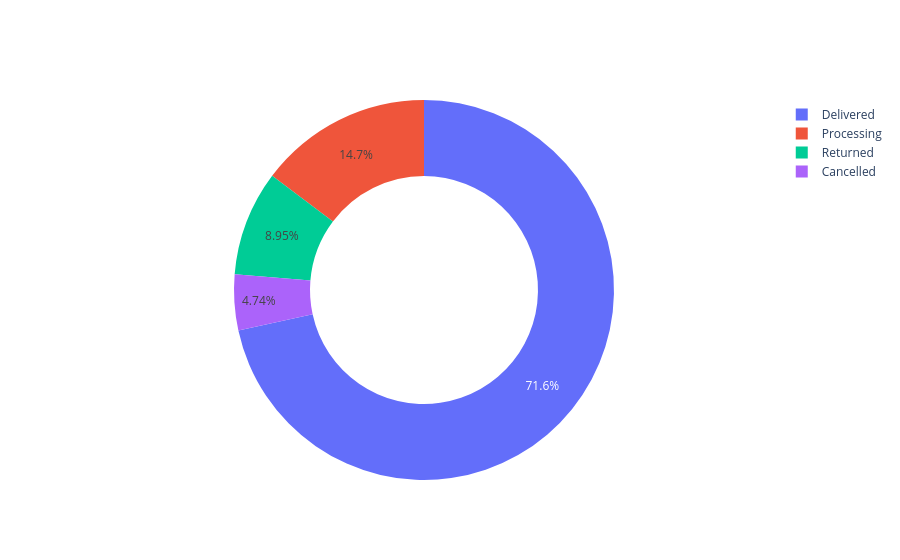

The cell this chart's notebook holds for it:
### Code cell
df3 = pd.DataFrame({
    "Status": ["Delivered", "Processing", "Cancelled", "Returned"],
    "Orders": [680, 140, 45, 85]
})

fig = go.Figure()

fig.add_trace(
    go.Pie(
        labels=df3["Status"],
        values=df3["Orders"],
        hole=0.6
    )
)

fig.show()

### Figure 1 — Plotly figure (JSON) as saved in the notebook; plotly's stock layout.template omitted (floating-point values rounded to 4 significant figures)
{"data": [{"hole": 0.6, "labels": ["Delivered", "Processing", "Cancelled", "Returned"], "type": "pie", "values": [680, 140, 45, 85]}], "layout": {}}
